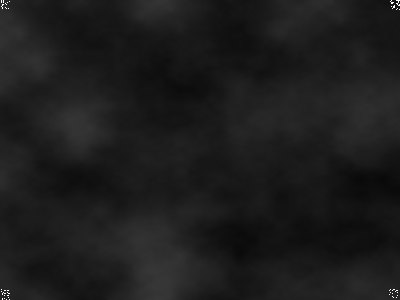
Frame 1 (no input)
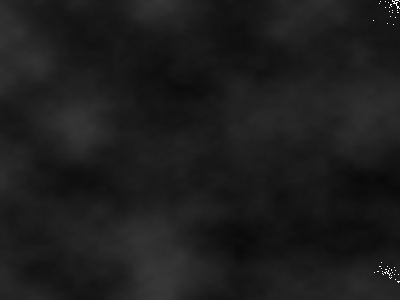
Frame 60 (the mouse pressed at the canvas centre just before this capture)
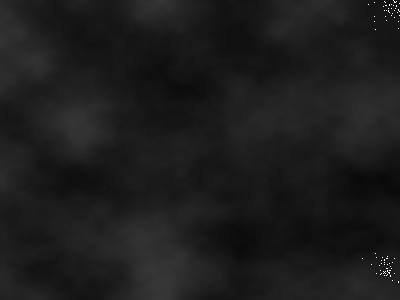
Frame 120 (the mouse held since frame 60 and released just before this capture)

The Processing sketch that drew these frames (run headless with seeded random() and noise(); from frame 60 on, the mouse is pressed at the canvas centre):

// Processing sketch: Stigmergy
// ── Stigmergy.pde

import java.util.List;

float[][] WEIGHTS;

float[][] pheromones;
Ant[] ants;

PVector home, food;

void setup() {
  size(400, 300);
  frameRate(60);

  // initialize weights with perlin noise
  noiseDetail(16);
  WEIGHTS = new float[height][width];
  for (int y = 0; y < height; y++) {
    for (int x = 0; x < width; x++) {
      WEIGHTS[y][x] = noise(float(x*5)/width, float(y*5)/height);
    }
  }

  pheromones = new float[height][width];

  // palce home to corners, food in center of window
  home = new PVector(0, 0);
  food = new PVector(width/2, height/2);

  ants = new Ant[100];
  for (int i = 0; i < ants.length; i++) {
    ants[i] = new Ant();
  }
}


void draw() {
  background(0);
  for (int y = 0; y < height; y++) {
    for (int x = 0; x < width; x++) {
      set(x, y, lerpColor(color(WEIGHTS[y][x]*64), color(120, 50, 255), pheromones[y][x]));
    }
  }

  for (Ant ant : ants) {
    ant.move();
    set(int(ant.x), int(ant.y), #ffffff);
  }
}


class Ant {
  class StepChoice {
    int x, y;
    float weight;
    StepChoice(int x, int y, float w) {
      this.x = x;
      this.y = y;
      this.weight = w;
    }
  }

  int x, y;
  List<PVector> steps = new ArrayList<PVector>();

  Ant() {
    x = floor(home.x + random(-10, 11));
    y = floor(home.y + random(-10, 11));
    normalize();
  }

  void normalize() {
    x = (x + width) % width;
    y = (y + height) % height;
  }

  void markPath() {
    float stepAmt = 250.0 / steps.size();
    // pheromones placed at each step are proportional to how many steps were taken
    for (PVector step : steps) {
      pheromones[int(step.y)][int(step.x)] += stepAmt;
    }
  }

  void move() {
    if (x == food.x && y == food.y) {
      markPath();
      steps = new ArrayList<PVector>();
      x = floor(home.x + random(-10, 11));
      y = floor(home.y + random(-10, 11));
      normalize();
      return;
    }

    StepChoice[] choices = new StepChoice[8];
    float totalWeight = 0;
    int idx = 0;
    // determine weights of steps into neighboring cells 
    for (int j = -1; j <= 1; j++) {
      for (int i = -1; i <= 1; i++) {
        if (i == 0 && j == 0) continue;
        int wx = (x+i+width) % width, wy = (y+j+height) % height;

        // weight for a move is calculated as inverse distance to food * pheromone strength
        float weight = (3.0 / dist(wx, wy, food.x, food.y)) + (pheromones[wy][wx] / 10) - (WEIGHTS[wy][wx] / 40);
        weight = constrain(weight, 0, 100);

        choices[idx++] = new StepChoice(i, j, weight);
        totalWeight += weight;
      }
    }

    idx = 0;
    for (float r = random(totalWeight); idx < choices.length; idx++) {
      r -= choices[idx].weight;
      if (r <= 0) break;
    }

    int prevX = x, prevY = y;
    x += choices[idx].x;
    y += choices[idx].y;
    normalize();
    steps.add(new PVector(prevX, prevY));
  }
}


float dist(int x1, int y1, int x2, int y2) {
  return sqrt(sq(y2-y1)+sq(x2-x1));
}
